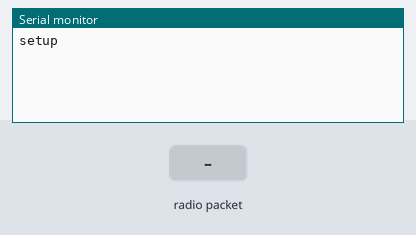
The sketch below on a simulated Arduino Uno, built with avr-gcc and run on an emulated ATmega328P. Parts: the last lines printed to the serial monitor. The test bench sets the inputs (shaded band). No radio packets arrive unless stated.

Above: at 1.2 s.
1.3 s: radio packet "1" arrives
At 2.3 s:
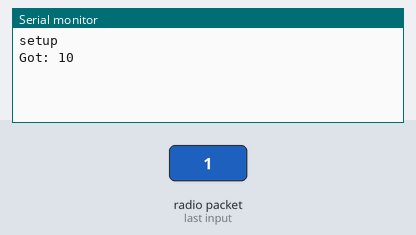
2.8 s: radio packet "0" arrives
At 3.4 s:
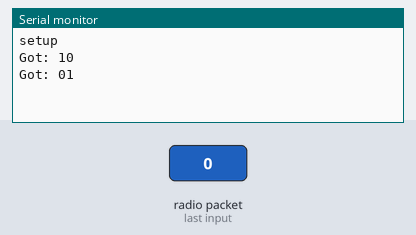
4.3 s: radio packet "2" arrives
At 5.8 s:
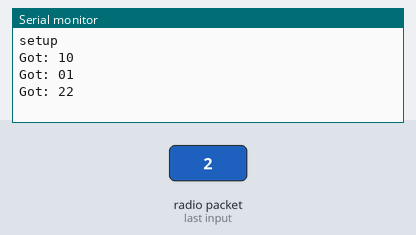

The sketch:

receiverVirtualWire.pde
```cpp
// (licence header left out)
#include <VirtualWire.h>
 int counter = 0;
void setup()
{
    Serial.begin(9600);	// Debugging only
    Serial.println("setup");

    // Initialise the IO and ISR
    vw_set_ptt_inverted(true); // Required for DR3100
    vw_setup(2400);	 // Bits per sec

    vw_rx_start();       // Start the receiver PLL running

}

void loop()
{
    uint8_t buf[VW_MAX_MESSAGE_LEN];
    uint8_t buflen = VW_MAX_MESSAGE_LEN;

    if (vw_get_message(buf, &buflen)) // Non-blocking
    {
	int i;

        digitalWrite(13, true); // Flash a light to show received good message
	// Message with a good checksum received, dump it.
	Serial.print("Got: ");

	for (i = 0; i < buflen; i++)
	{
	    Serial.print(buf[i], BYTE);


	}
        Serial.println(counter);
        counter++;
	Serial.println("");
        digitalWrite(13, false);
    }

}
```

Measured:
- after the input at 1.3 s, the serial monitor: prints a new line at once (image 1)
- after the input at 2.8 s, the serial monitor: prints a new line at once (image 2)
- after the input at 4.3 s, the serial monitor: prints a new line at once (image 3)
